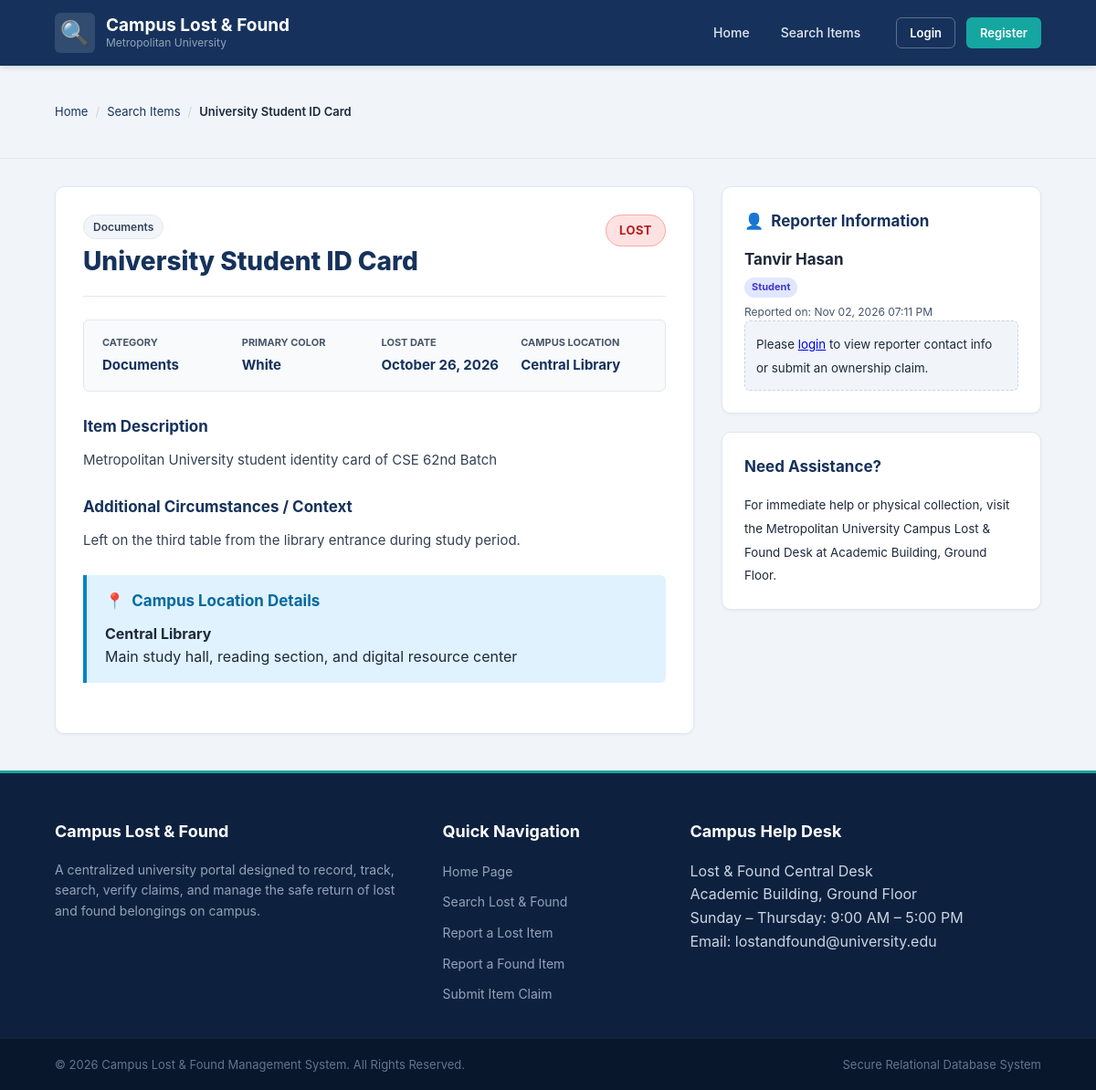
The page /item-details.php?id=2 on the database its author committed.
### tables this page shows
CREATE TABLE IF NOT EXISTS `items` (
  `item_id` INT AUTO_INCREMENT PRIMARY KEY,
  `item_name` VARCHAR(150) NOT NULL,
  `description` TEXT DEFAULT NULL,
  `color` VARCHAR(50) DEFAULT NULL,
  `category_id` INT NOT NULL,
  `status` ENUM('Lost', 'Found', 'Claimed', 'Returned') NOT NULL DEFAULT 'Lost',
  `created_at` TIMESTAMP NOT NULL DEFAULT CURRENT_TIMESTAMP,
  INDEX (`category_id`),
  CONSTRAINT `fk_items_category` FOREIGN KEY (`category_id`) REFERENCES `categories` (`category_id`) ON UPDATE CASCADE
);

CREATE TABLE IF NOT EXISTS `categories` (
  `category_id` INT AUTO_INCREMENT PRIMARY KEY,
  `category_name` VARCHAR(100) NOT NULL UNIQUE,
  `description` TEXT DEFAULT NULL
);

CREATE TABLE IF NOT EXISTS `lost_reports` (
  `lost_report_id` INT AUTO_INCREMENT PRIMARY KEY,
  `item_id` INT NOT NULL UNIQUE,
  `user_id` INT NOT NULL,
  `location_id` INT NOT NULL,
  `lost_date` DATE NOT NULL,
  `report_date` TIMESTAMP NOT NULL DEFAULT CURRENT_TIMESTAMP,
  `additional_details` TEXT DEFAULT NULL,
  INDEX (`user_id`),
  INDEX (`location_id`),
  CONSTRAINT `fk_lost_item` FOREIGN KEY (`item_id`) REFERENCES `items` (`item_id`) ON DELETE CASCADE ON UPDATE CASCADE,
  CONSTRAINT `fk_lost_user` FOREIGN KEY (`user_id`) REFERENCES `users` (`user_id`) ON UPDATE CASCADE,
  CONSTRAINT `fk_lost_location` FOREIGN KEY (`location_id`) REFERENCES `locations` (`location_id`) ON UPDATE CASCADE
);

CREATE TABLE IF NOT EXISTS `locations` (
  `location_id` INT AUTO_INCREMENT PRIMARY KEY,
  `location_name` VARCHAR(150) NOT NULL UNIQUE,
  `description` TEXT DEFAULT NULL
);

CREATE TABLE IF NOT EXISTS `users` (
  `user_id` INT AUTO_INCREMENT PRIMARY KEY,
  `name` VARCHAR(100) NOT NULL,
  `email` VARCHAR(150) NOT NULL UNIQUE,
  `phone` VARCHAR(20) DEFAULT NULL,
  `password` VARCHAR(255) NOT NULL,
  `user_type` ENUM('Student', 'Teacher', 'Staff', 'Admin') NOT NULL DEFAULT 'Student',
  `created_at` TIMESTAMP NOT NULL DEFAULT CURRENT_TIMESTAMP
);

### config/database.php (called while the page is built, shortened)
<?php
function is_logged_in() {
    return isset($_SESSION["user_id"]) && !empty($_SESSION["user_id"]);
}

### item-details.php (the view, shortened to what this page needs)
<?php
require_once __DIR__ . "/config/database.php";
$itemId = isset($_GET['id']) ? (int)$_GET['id'] : 0;
$itemStmt = $conn->prepare("
    SELECT
        items.item_id,
        items.item_name,
        items.description,
        items.color,
        items.status,
        items.created_at,
        categories.category_id,
        categories.category_name,
        categories.description AS category_desc
    FROM items
    INNER JOIN categories ON items.category_id = categories.category_id
    WHERE items.item_id = ?
");
$itemStmt->execute([$itemId]);
$item = $itemStmt->fetch();
$lostStmt = $conn->prepare("
    SELECT
        lost_reports.*,
        locations.location_name,
        locations.description AS location_desc,
        users.name AS reporter_name,
        users.email AS reporter_email,
        users.phone AS reporter_phone,
        users.user_type AS reporter_role
    FROM lost_reports
    INNER JOIN locations ON lost_reports.location_id = locations.location_id
    INNER JOIN users ON lost_reports.user_id = users.user_id
    WHERE lost_reports.item_id = ?
");
$lostStmt->execute([$itemId]);
$lostReport = $lostStmt->fetch();
$foundStmt = $conn->prepare("
    SELECT
        found_reports.*,
        locations.location_name,
        locations.description AS location_desc,
        users.name AS reporter_name,
        users.email AS reporter_email,
        users.phone AS reporter_phone,
        users.user_type AS reporter_role
    FROM found_reports
    INNER JOIN locations ON found_reports.location_id = locations.location_id
    INNER JOIN users ON found_reports.user_id = users.user_id
    WHERE found_reports.item_id = ?
");
$foundStmt->execute([$itemId]);
$foundReport = $foundStmt->fetch();
$reportType = $foundReport ? 'Found' : ($lostReport ? 'Lost' : 'Unknown');
$reportData = $foundReport ?: $lostReport;
require_once __DIR__ . "/includes/header.php";
?>
<div class="page-header bg-slate">
    <div class="container breadcrumb-container">
        <ul class="breadcrumb">
            <li><a href="<?php echo BASE_URL; ?>index.php">Home</a></li>
            <li><a href="<?php echo BASE_URL; ?>search.php">Search Items</a></li>
            <li class="active"><?php echo htmlspecialchars($item['item_name']); ?></li>
        </ul>
    </div>
</div>
<div class="container py-4">
    <div class="details-layout">
        <div class="details-main">
            <div class="details-card">
                <div class="details-header">
                    <div>
                        <span class="badge-cat"><?php echo htmlspecialchars($item['category_name']); ?></span>
                        <h1 class="details-title"><?php echo htmlspecialchars($item['item_name']); ?></h1>
                    </div>
                    <div>
                        <span class="badge-status badge-status-<?php echo strtolower($item['status']); ?> badge-lg">
                            <?php echo htmlspecialchars($item['status']); ?>
                        </span>
                    </div>
                </div>
                <div class="details-meta-grid">
                    <div class="meta-box">
                        <span class="meta-label">Category</span>
                        <span class="meta-value"><?php echo htmlspecialchars($item['category_name']); ?></span>
                    </div>
                    <div class="meta-box">
                        <span class="meta-label">Primary Color</span>
                        <span class="meta-value"><?php echo htmlspecialchars($item['color'] ?? 'Not Specified'); ?></span>
                    </div>
                    <div class="meta-box">
                        <span class="meta-label"><?php echo ($reportType === 'Found') ? 'Found Date' : 'Lost Date'; ?></span>
                        <span class="meta-value">
                            <?php echo !empty($reportData['found_date'] ?? $reportData['lost_date']) ? date('F d, Y', strtotime($reportData['found_date'] ?? $reportData['lost_date'])) : 'Unknown'; ?>
                        </span>
                    </div>
                    <div class="meta-box">
                        <span class="meta-label">Campus Location</span>
                        <span class="meta-value"><?php echo htmlspecialchars($reportData['location_name'] ?? 'N/A'); ?></span>
                    </div>
                </div>
                <div class="details-section">
                    <h3>Item Description</h3>
                    <p class="description-text">
                        <?php echo nl2br(htmlspecialchars($item['description'] ?: 'No detailed description was provided during report submission.')); ?>
                    </p>
                </div>
                <?php if (!empty($reportData['additional_details'])): ?>
                    <div class="details-section">
                        <h3>Additional Circumstances / Context</h3>
                        <p class="description-text">
                            <?php echo nl2br(htmlspecialchars($reportData['additional_details'])); ?>
                        </p>
                    </div>
                <?php endif; ?>
                <div class="details-section location-highlight">
                    <h3><span>&#128205;</span> Campus Location Details</h3>
                    <p><strong><?php echo htmlspecialchars($reportData['location_name'] ?? ''); ?></strong></p>
                    <p class="text-muted"><?php echo htmlspecialchars($reportData['location_desc'] ?? 'General campus area.'); ?></p>
                </div>
            </div>
        </div>
        <div class="details-sidebar">
            <div class="sidebar-card">
                <h3><span>&#128100;</span> Reporter Information</h3>
                <div class="reporter-summary">
                    <p class="reporter-name"><?php echo htmlspecialchars($reportData['reporter_name'] ?? 'Campus User'); ?></p>
                    <span class="role-badge role-<?php echo strtolower($reportData['reporter_role'] ?? 'student'); ?>">
                        <?php echo htmlspecialchars($reportData['reporter_role'] ?? 'Student'); ?>
                    </span>
                    <p class="report-timestamp">
                        Reported on: <?php echo date('M d, Y h:i A', strtotime($reportData['report_date'] ?? 'now')); ?>
                    </p>
                </div>
                <?php if (is_logged_in()): ?>
                    <div class="contact-details mt-3">
                        <p><strong>Contact Coordinator:</strong></p>
                        <p>&#9993; <?php echo htmlspecialchars($reportData['reporter_email'] ?? 'Available via Admin'); ?></p>
                        <?php if (!empty($reportData['reporter_phone'])): ?>
                            <p>&#128222; <?php echo htmlspecialchars($reportData['reporter_phone']); ?></p>
                        <?php endif; ?>
                    </div>
                <?php else: ?>
                    <div class="login-prompt-box">
                        <small>Please <a href="<?php echo BASE_URL; ?>auth/login.php?redirect=<?php echo urlencode($_SERVER['REQUEST_URI']); ?>">login</a> to view reporter contact info or submit an ownership claim.</small>
                    </div>
                <?php endif; ?>
            </div>
            <div class="sidebar-card">
                <h4>Need Assistance?</h4>
                <p class="text-muted"><small>For immediate help or physical collection, visit the Metropolitan University Campus Lost &amp; Found Desk at Academic Building, Ground Floor.</small></p>
            </div>
        </div>
    </div>
</div>
<?php require_once __DIR__ . "/includes/footer.php"; ?>

### rows shown on the page
items: item_name "University Student ID Card", category.category_name "Documents", status "LOST", color "White", description "Metropolitan University student identity card of CSE 62nd Batch"
lost_reports: lost_date "October 26, 2026", location.location_name "Central Library", additional_details "Left on the third table from the library entrance during study period.", location.description "Main study hall, reading section, and digital resource center", user.name "Tanvir Hasan", user.user_type "Student", report_date "Nov 02, 2026 07:11 PM"
